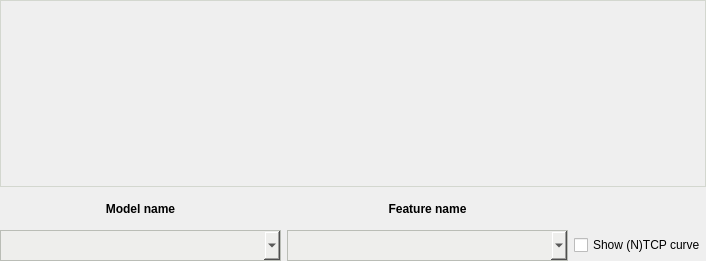
                     <widget class="QWidget" name="feat_graph_interact_widget" native="true">
                      <layout class="QVBoxLayout" name="comp_graph_interact_widget_meta_layout_4">
                       <property name="leftMargin">
                        <number>0</number>
                       </property>
                       <property name="topMargin">
                        <number>0</number>
                       </property>
                       <property name="rightMargin">
                        <number>0</number>
                       </property>
                       <property name="bottomMargin">
                        <number>0</number>
                       </property>
                       <item>
                        <layout class="QVBoxLayout" name="feat_graph_interact_widget_layout">
                         <item>
                          <widget class="QWidget" name="feat_graph_plot_widget" native="true">
                           <property name="minimumSize">
                            <size>
                             <width>0</width>
                             <height>187</height>
                            </size>
                           </property>
                           <property name="styleSheet">
                            <string notr="true">border: 1px solid;
border-color: rgb(211, 215, 207);</string>
                           </property>
                           <layout class="QVBoxLayout" name="comp_graph_plot_widget_meta_layout_5">
                            <property name="spacing">
                             <number>0</number>
                            </property>
                            <property name="leftMargin">
                             <number>0</number>
                            </property>
                            <property name="topMargin">
                             <number>0</number>
                            </property>
                            <property name="rightMargin">
                             <number>0</number>
                            </property>
                            <property name="bottomMargin">
                             <number>0</number>
                            </property>
                            <item>
                             <layout class="QVBoxLayout" name="feat_graph_plot_widget_layout">
                              <property name="spacing">
                               <number>0</number>
                              </property>
                             </layout>
                            </item>
                           </layout>
                          </widget>
                         </item>
                         <item>
                          <layout class="QGridLayout" name="feat_graph_controls_layout">
                           <item row="0" column="1">
                            <widget class="QLabel" name="feature_label">
                             <property name="minimumSize">
                              <size>
                               <width>281</width>
                               <height>31</height>
                              </size>
                             </property>
                             <property name="maximumSize">
                              <size>
                               <width>16777215</width>
                               <height>31</height>
                              </size>
                             </property>
                             <property name="font">
                              <font>
                               <weight>75</weight>
                               <bold>true</bold>
                              </font>
                             </property>
                             <property name="text">
                              <string>Feature name</string>
                             </property>
                             <property name="alignment">
                              <set>Qt::AlignCenter</set>
                             </property>
                            </widget>
                           </item>
                           <item row="0" column="0">
                            <widget class="QLabel" name="model_label">
                             <property name="minimumSize">
                              <size>
                               <width>281</width>
                               <height>31</height>
                              </size>
                             </property>
                             <property name="maximumSize">
                              <size>
                               <width>16777215</width>
                               <height>31</height>
                              </size>
                             </property>
                             <property name="font">
                              <font>
                               <weight>75</weight>
                               <bold>true</bold>
                              </font>
                             </property>
                             <property name="text">
                              <string>Model name</string>
                             </property>
                             <property name="alignment">
                              <set>Qt::AlignCenter</set>
                             </property>
                            </widget>
                           </item>
                           <item row="1" column="2">
                            <widget class="QCheckBox" name="show_ntcp_check">
                             <property name="text">
                              <string>Show (N)TCP curve</string>
                             </property>
                            </widget>
                           </item>
                           <item row="1" column="0">
                            <widget class="QComboBox" name="model_cbox">
                             <property name="sizePolicy">
                              <sizepolicy hsizetype="MinimumExpanding" vsizetype="Fixed">
                               <horstretch>0</horstretch>
                               <verstretch>0</verstretch>
                              </sizepolicy>
                             </property>
                             <property name="minimumSize">
                              <size>
                               <width>0</width>
                               <height>31</height>
                              </size>
                             </property>
                             <property name="maximumSize">
                              <size>
                               <width>16777215</width>
                               <height>31</height>
                              </size>
                             </property>
                             <property name="styleSheet">
                              <string notr="true">background-color: rgb(238, 238, 236);
border: 1px solid;
border-color: rgb(186, 189, 182);</string>
                             </property>
                            </widget>
                           </item>
                           <item row="1" column="1">
                            <widget class="QComboBox" name="feature_cbox">
                             <property name="sizePolicy">
                              <sizepolicy hsizetype="MinimumExpanding" vsizetype="Fixed">
                               <horstretch>0</horstretch>
                               <verstretch>0</verstretch>
                              </sizepolicy>
                             </property>
                             <property name="minimumSize">
                              <size>
                               <width>0</width>
                               <height>31</height>
                              </size>
                             </property>
                             <property name="maximumSize">
                              <size>
                               <width>16777215</width>
                               <height>31</height>
                              </size>
                             </property>
                             <property name="styleSheet">
                              <string notr="true">background-color: rgb(238, 238, 236);
border: 1px solid;
border-color: rgb(186, 189, 182);</string>
                             </property>
                            </widget>
                           </item>
                          </layout>
                         </item>
                        </layout>
                       </item>
                      </layout>
                     </widget>
